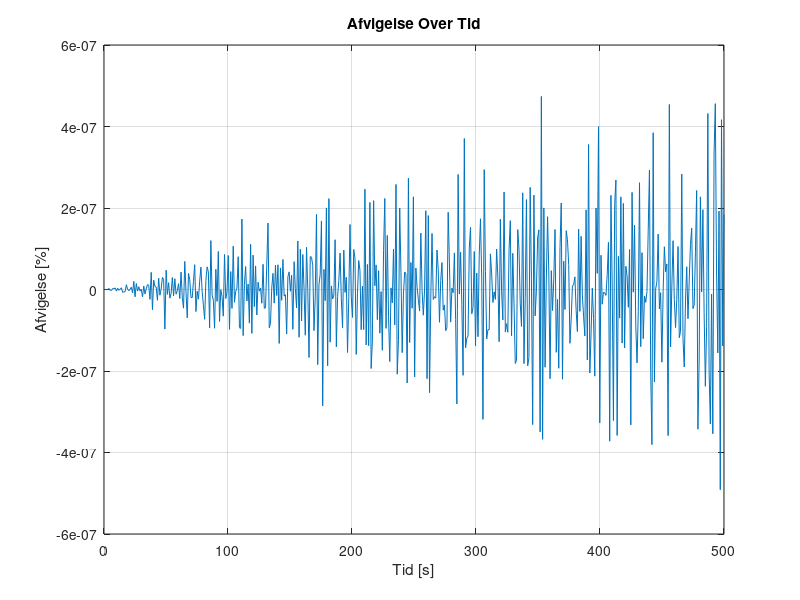
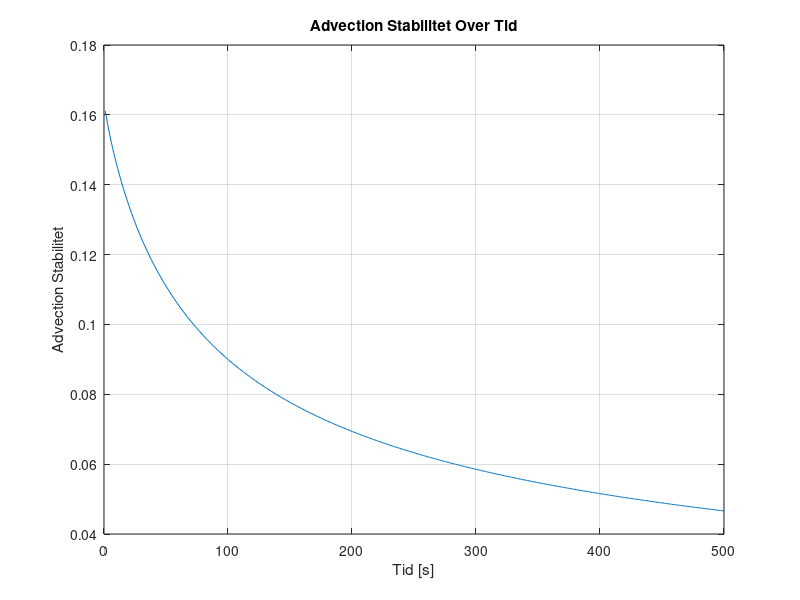
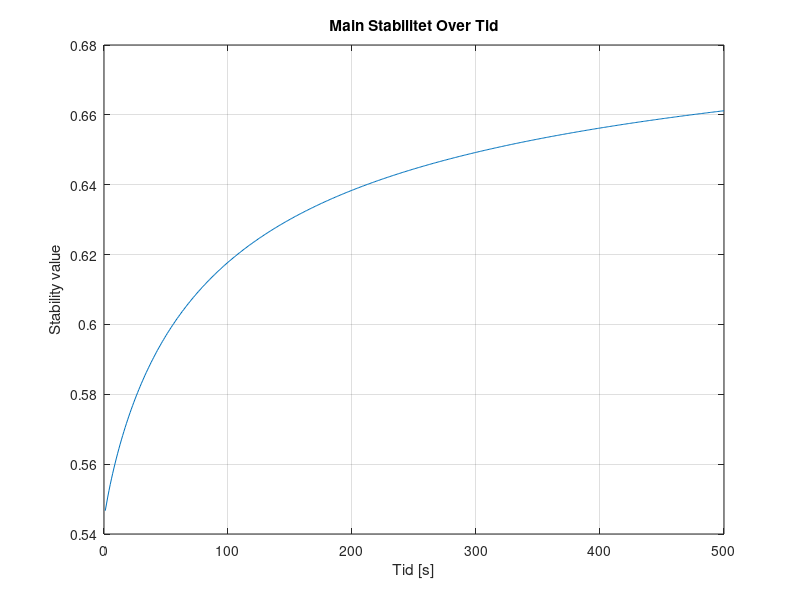
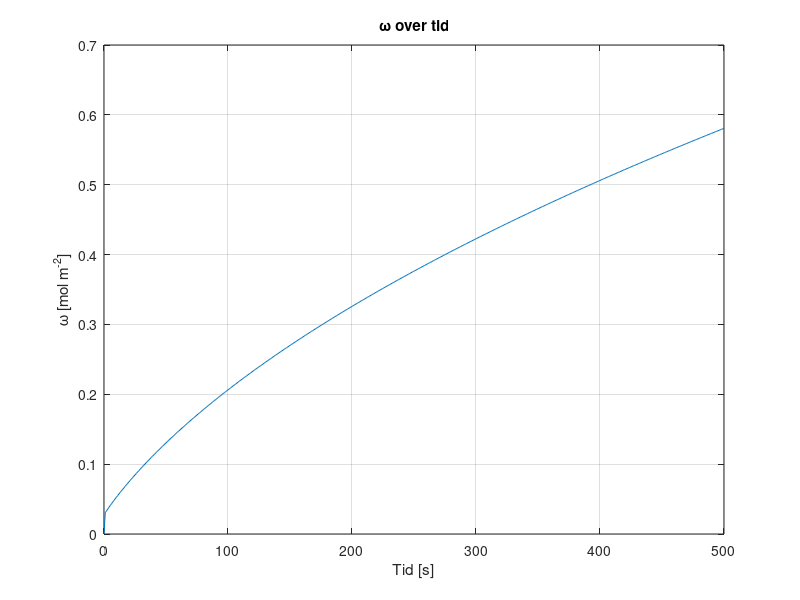

Recreate these plots in MATLAB, in order. (Note: this script raises an error after producing the figures.)
%%%%%%%%%%%%%%%%%%%%%%%%%%%%%%%%%%%%%%%
%%%  GITHUB - ALL RIGHTS RESERVED   %%%
%%%                                 %%%
%%% PROPERTY OF AALBORG UNIVERSITY  %%%
%%%         CREATED BY:             %%%
%%%  GROUP 3 - 3RD SEMESTER- 2023   %%%
%%%%%%%%%%%%%%%%%%%%%%%%%%%%%%%%%%%%%%%
%%
clear
close all
clc
%% Inital Parameters
Lx = 0.1;                     % Domain length [m]
domain_steps = 1000;          % Number of spatial domain steps
dx = Lx / (domain_steps - 1); % Position discretization [m]

Lt = 500;              % Time length [s]
time_steps = 500;      % Number of time steps
dt = Lt / time_steps;  % Temporal discretization [s]

% DEFINED VARIABLES
D = 1.464*10^-9;      % Diffusivity coefficient H2PO4- in water [m^2 s^-1]
Cf = 0.1;             % Ionconcentration of the feed [mol L^-1]
DeltaP = 35;          % Change in outer pressure [bar]
Am = 0.0308;          % Surfacearea of the membrane [m^2]
k0 = 5.7311*10^-7;    % Initial water permeability [m^3 m^-2 bar^-1 s^-1] 
mu = 0.8903*10^-9;    % Viscosity of water [bar∙s]
Rm = 1/(mu*k0);       % Membraneresitance of water [m^-1]
alpha = 1*10^16;      % Specific fouling resistance [m · kg-1] or [m mol^-1]
JuScalar = 0.5;       % Percipitate Advection Coefficient
sig_i = 0.1;          % Rejection of ions 
volprc = dx*Am*1000;  % Volume per cell in Liters

% PHYSICAL CONSTANTS

R = 8.31415*10^-2;  % Gasconstant [L Bar mol^-1 K^-1]
T = 273.15+25;      % Temperature [K]
 
% Anonymous functions

Udf = @(conc) 0.0011*exp(36.328*conc) + 0.263253; % Concentration of percipitate in respect to Ciw. [mol L^-1]
Rf = @(conc) alpha*(conc*volprc/Am);                % Foulingresistance in respect to Cbw [m^-1]
k = @(conc) 1/(mu*(Rm+Rf(conc)));                 % Water permeability dependent on mu,Rm and Rf [m^3 m^-2 bar^-1 s^-1]


% Space and Time Grid
x = linspace(0, Lx, domain_steps);
t = linspace(0, Lt, time_steps);

% Initial concentration array AND Initial condition
C = zeros(domain_steps, time_steps)+0.1; % 0.1 molar [H2PO4] at pH 2.9

% Diffusive Stability

DS = D*dt/dx^2;
fprintf('\n Diffusivity Stability = %f', DS);
if DS>0.5 
   fprintf(2,'\n ERROR: Stabilitetsfejl');
else
    fprintf('\n Stable Diffusion Model !!');
end


%% Time-stepping loop
for j = 2:time_steps
    if j == 2
            Cudf = Udf(Cf); % Initial Percipitation
            Cop = 0;
            Cbw = Udf(Cf);
            Jb = 0;
        else
            Cudf = Udf(Ciw);
            Jb = Jkonv*Udf(Cf)*(dt/dx)*JuScalar;
            Cop = Cop + Jb; % Total percipitate after advection [mol L^-1]
            Cbw = Cudf + Cop;
    end
    for i = 1:domain_steps
        Ciw = C(domain_steps, j-1); % Concentration of ions at the wall [mol L^-1]

        C(1, :) = Cf; % Set the leftmost boundary to Cf [mol L^-1]

        Jkonv = (k(Cbw)*(DeltaP-(1*R*T*(Ciw+0))));  % Volume flux = Jkonv , in terms of osmotic pressure (DeltaP, R, T, C_(i_w)) and k. [m/s]

        if i == 1 % First Cell (no left neighbor)
            Jdiff = 0;       % Diffusive ionflux
            Jadv = 0;        % Advective flux

        elseif i == domain_steps % Membrane wall cell (no right neighbor)
            Jdiff = (D * (C(domain_steps - 1, j-1) - C(domain_steps, j-1))) / dx^2;           % Diffusive ionflux [mol · m-2 · s-1]
            Jadv = -Jkonv * (C(domain_steps, j-1)*(1-sig_i) - C(domain_steps - 1, j-1)) / dx; % Advective flux [mol · m-2 · s-1]

        else    % Bulk Cells
            % Calculate the second derivative normally
            Jdiff = D * (C(i + 1, j-1) - 2 * C(i, j-1) + C(i - 1, j-1)) / dx^2; % Diffusive ionflux at the membrane wall [mol · m-2 · s-1]
            Jadv = -Jkonv * (C(i, j-1) - C(i-1, j-1)) / dx;                     % Advective flux at the membrane wall [mol · m-2 · s-1]
        end
        % Apply the diffusion-advection equation
        C(i, j) = C(i, j-1) + dt * (Jdiff + Jadv); % Apply the diffusion-advection equation [mol L^-1]
        Jkonv_values(j) = Jkonv;                   % Storing convective flux values in respect to time
        Cbw_values(j) = Cbw;                       % Storing precipitate values in respect to time
        AS(j) = Jkonv * dt/dx;                     % Storing Stability plot values
        % Main Stability
        MainS=(1-2*DS-AS(j));                      % Calculation of specific main stability to time
        MainS_values(j)=MainS;                     % Storing main stability values

    end
end
%% conservation and error
Ciw = [0,C(domain_steps, :)]; % Making the matrix line up properly and have the right size
Ciw(end) = [];

Systemdiff = [0, diff(sum(C*volprc,1))]; % Difference in system concentration per dt

inflow = Cf*(Jkonv_values)*(dt/dx)*volprc;                 % Input [mol]
outflow = Ciw.* Jkonv_values*(dt/dx)*volprc*(1-sig_i);     % Output [mol]
infoutdiff = (inflow - outflow);                           % Difference in input and output
ERROR = ((Systemdiff - infoutdiff).*Systemdiff.^(-1))*100; % Mass conservation error


%% 2D Plots

% Plot Mass Conservation Error values over time

figure;
plot(t, ERROR);
xlabel('Tid [s]');
ylabel('Afvigelse [%]');
title('Afvigelse Over Tid');
grid on;

% Plot Advection Stability (DS) values over time

figure;
plot(t(2:end), AS(2:end));
xlabel('Tid [s]');
ylabel('Advection Stabilitet');
title('Advection Stabilitet Over Tid');
grid on;

% Plot Main Stability (MainS) values over time

figure;
plot(t(2:end), MainS_values(2:end));
xlabel('Tid [s]');
ylabel('Stability value');
title('Main Stabilitet Over Tid');
grid on;

% Plot Percipitate (DS) values over time

figure;
plot(t, Cbw_values*volprc/Am);
xlabel('Tid [s]');
ylabel('\omega [mol m^{-2}]');
title('\omega over tid');
grid on;


% Define fractions of time steps you want to visualize
time_fraction = [0.001, 0.01, 0.1, 0.2, 0.3, 0.4, 0.5, 0.6, 0.7, 0.8, 0.9];  % For example, 0.1 corresponds to 10% of time steps

% Calculate the corresponding time indices
time_instances = round(time_fraction * time_steps);

% Figure - Concentration over time sideplot
figure;
hold on;
                                                            
for i = 1:length(time_instances)   % Concentration at specific time instances
    time_index = time_instances(i);
    plot(x, C(:, time_index)/Cf - 1);
end

xlabel('Position [m]');
ylabel('CF');
title('CF over position ved forskellige tidspunkter');
xlim([0.097, Lx]);
ylim([0, 0.12]);

% Add a legend for clarity
legend(arrayfun(@(f) ['t=', num2str(f), 's'], time_instances, 'UniformOutput', false));

grid on;
hold off;


%% 3D Plot

% 3D surface plot - concentration over time and position
[T, X] = meshgrid(t, x);
figure;
h = surf(X, T, (C/Cf)-1);
xlabel('Position [m]');
ylabel('Tid [s]');
zlabel('CF');
title('CF over tid og position');
xlim([0, Lx]);
ylim([0, Lt]);
zlim([0, 0.12]);
set(h,'LineStyle','none')
colormap(jet)
clim([0, 0.12])


%% LOAD PREVIOUS Jv VALUES FROM PREVIOUS SIM. !!! MAKE SURE TO RUN ALL OTHER SCRIPTS BEFORE THIS ONE.
load('step1jv.mat', 'Jv_values1');
load('step2jv.mat', 'Jv_values2');
load('step3jv.mat', 'Jv_values3');
load('step4jv.mat', 'Jv_values4');

% Remove the first value from each series
Jv_values1 = Jv_values1(2:end);
Jv_values2 = Jv_values2(2:end);
Jv_values3 = Jv_values3(2:end);
Jv_values4 = Jv_values4(2:end);

%% Jv graph for Membrane and Diffusion sim

figure;
hold on;
x = linspace(0, 500, 500);

% Subtract the last value of each series from the entire series
Jv_values2_centered = Jv_values2 - Jv_values2(end);
Jv_values3_centered = Jv_values3 - Jv_values3(end);
Jv_values4_centered = Jv_values4 - Jv_values4(end);

plot(x(2:end), Jv_values2_centered, 'LineWidth', 1.5);
plot(x(2:end), Jv_values3_centered, 'LineWidth', 1.5);

xlabel('Tid [s]');
ylabel('J_{tot, v} - J_{tot, v}^{t = 500}    [m^{3} m^{-2} s^{-1}]');
title('Relativ J_{tot, v} over tid');
grid on;
ax = gca;
ax.YAxis.Exponent = -7;
legend('Membran', 'Diffusion');

hold off

% Jv graph for Fouling sim

figure;
plot(x(2:end), Jv_values4_centered, 'LineWidth', 1.5);

xlabel('Tid [s]');
ylabel('J_{tot, v} - J_{tot, v}^{t = 500}    [m^{3} m^{-2} s^{-1}]');
title('Relativ J_{tot, v} over tid');
grid on;
ax = gca;
ax.YAxis.Exponent = -7;

legend('Fouling');
